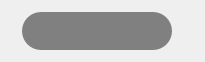
<?xml version="1.0" encoding="UTF-8"?>
<ui version="4.0">
 <class>SideBarItem</class>
 <widget class="QWidget" name="SideBarItem">
  <property name="geometry">
   <rect>
    <x>0</x>
    <y>0</y>
    <width>205</width>
    <height>62</height>
   </rect>
  </property>
  <property name="sizePolicy">
   <sizepolicy hsizetype="Minimum" vsizetype="Minimum">
    <horstretch>0</horstretch>
    <verstretch>0</verstretch>
   </sizepolicy>
  </property>
  <property name="minimumSize">
   <size>
    <width>205</width>
    <height>52</height>
   </size>
  </property>
  <property name="mouseTracking">
   <bool>true</bool>
  </property>
  <property name="windowTitle">
   <string>Form</string>
  </property>
  <layout class="QHBoxLayout" name="horizontalLayout">
   <property name="sizeConstraint">
    <enum>QLayout::SetDefaultConstraint</enum>
   </property>
   <property name="leftMargin">
    <number>0</number>
   </property>
   <property name="topMargin">
    <number>0</number>
   </property>
   <property name="rightMargin">
    <number>0</number>
   </property>
   <property name="bottomMargin">
    <number>0</number>
   </property>
   <item>
    <spacer name="horizontalSpacer_2">
     <property name="orientation">
      <enum>Qt::Horizontal</enum>
     </property>
     <property name="sizeHint" stdset="0">
      <size>
       <width>40</width>
       <height>0</height>
      </size>
     </property>
    </spacer>
   </item>
   <item>
    <widget class="QWidget" name="itemContainer" native="true">
     <property name="sizePolicy">
      <sizepolicy hsizetype="Fixed" vsizetype="Fixed">
       <horstretch>0</horstretch>
       <verstretch>0</verstretch>
      </sizepolicy>
     </property>
     <property name="minimumSize">
      <size>
       <width>150</width>
       <height>30</height>
      </size>
     </property>
     <property name="styleSheet">
      <string notr="true">#itemContainer{
background-color: grey;
border-radius:19px;
}
#itemContainer *{
background-color:rgba(0,0,0,0);
}</string>
     </property>
     <layout class="QHBoxLayout" name="horizontalLayout_2" stretch="0,0">
      <property name="spacing">
       <number>10</number>
      </property>
      <property name="leftMargin">
       <number>10</number>
      </property>
      <item>
       <widget class="QLabel" name="icon">
        <property name="sizePolicy">
         <sizepolicy hsizetype="Fixed" vsizetype="Preferred">
          <horstretch>0</horstretch>
          <verstretch>0</verstretch>
         </sizepolicy>
        </property>
        <property name="minimumSize">
         <size>
          <width>40</width>
          <height>20</height>
         </size>
        </property>
        <property name="baseSize">
         <size>
          <width>0</width>
          <height>0</height>
         </size>
        </property>
        <property name="styleSheet">
         <string notr="true"/>
        </property>
        <property name="text">
         <string/>
        </property>
       </widget>
      </item>
      <item>
       <widget class="QLabel" name="label">
        <property name="text">
         <string/>
        </property>
       </widget>
      </item>
     </layout>
    </widget>
   </item>
   <item>
    <spacer name="horizontalSpacer">
     <property name="orientation">
      <enum>Qt::Horizontal</enum>
     </property>
     <property name="sizeHint" stdset="0">
      <size>
       <width>40</width>
       <height>0</height>
      </size>
     </property>
    </spacer>
   </item>
   <item>
    <widget class="QLabel" name="decoration">
     <property name="sizePolicy">
      <sizepolicy hsizetype="Fixed" vsizetype="Fixed">
       <horstretch>0</horstretch>
       <verstretch>0</verstretch>
      </sizepolicy>
     </property>
     <property name="minimumSize">
      <size>
       <width>4</width>
       <height>30</height>
      </size>
     </property>
     <property name="styleSheet">
      <string notr="true">border-image: url(:/mplayer/mplayer-item.png);
border-radius:2px;</string>
     </property>
     <property name="text">
      <string/>
     </property>
    </widget>
   </item>
  </layout>
 </widget>
 <resources/>
 <connections/>
</ui>
